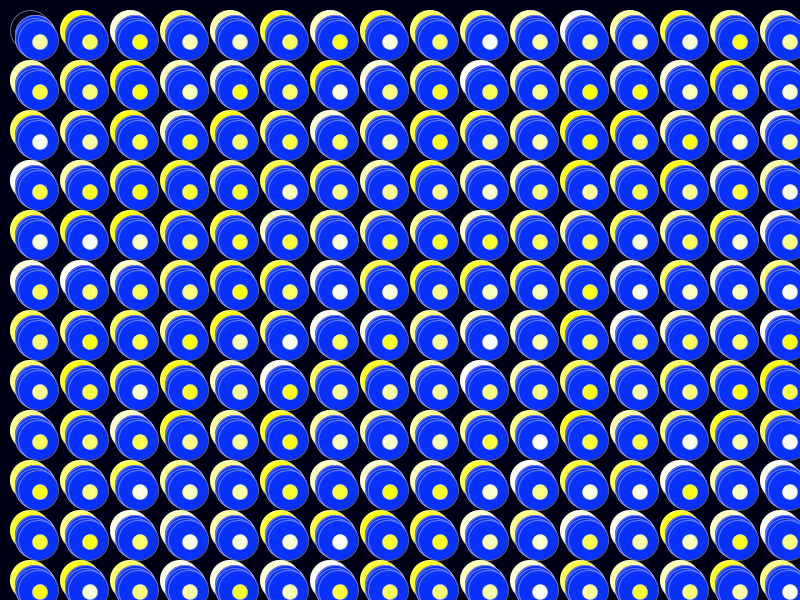
Frame 1 (no input)
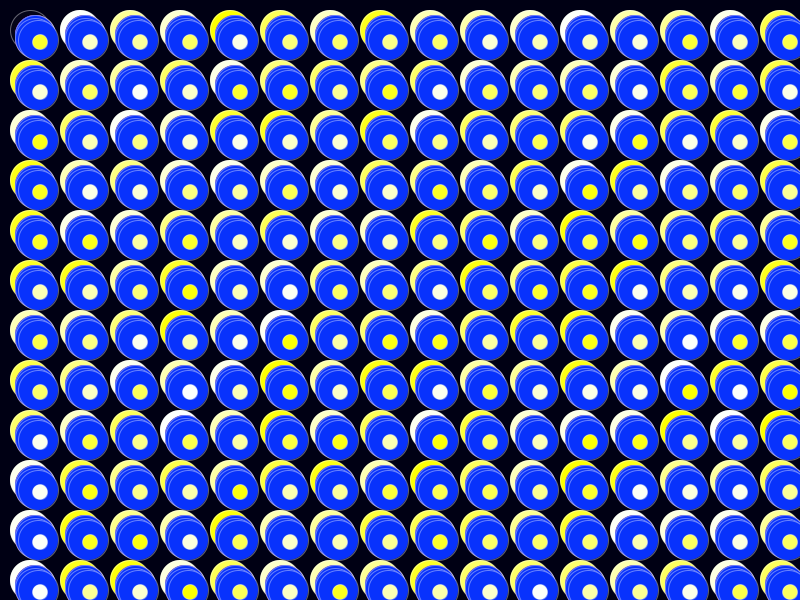
Frame 60 (the mouse pressed at the canvas centre just before this capture)
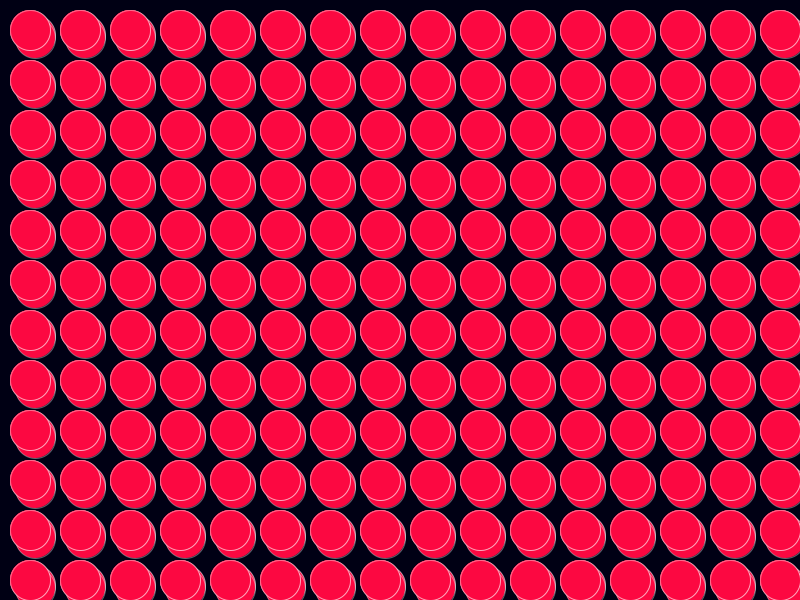
Frame 120 (the mouse held since frame 60 and released just before this capture)

The Processing sketch that drew these frames (run headless with seeded random() and noise(); from frame 60 on, the mouse is pressed at the canvas centre):

// Processing sketch: processing_39983
// ── processing_39983.pde


void setup(){
  size(800,600);
}

void draw(){
  background(0,0,20);
  fill(240,240,255,5);
  stroke(255,255,255,100);
  
  for(int i=30; i<width; i=i+50){
    for(int y=30; y<height; y=y+50){
  
  ellipse(i,y,40,40);
  if(mouseX<700){
  ellipse(i+5,y+5,40,40);
  }
  else{
   ellipse(i,y,40,40);
  }
  
  if(mouseX<600){
   fill(252,8,65);
   ellipse(i+5,y+5,40,40);
   ellipse(i+5,y+8,40,40);
  }
  else{
   ellipse(i,y,40,40);
  }
  if(mouseX<400){
   fill(8,50,252);
   ellipse(i+5,y+5,40,40);
   ellipse(i+5,y+8,40,40);
   ellipse(i+8,y+10,40,40);
  }
  else{
   ellipse(i,y,40,40);
  }
 
  if(mouseX<200){
    fill(252,255,random(255));
    ellipse(i+10,y+12,15,15);
  }
  else{
   ellipse(i,y,40,40);
  }
} 


}
}
